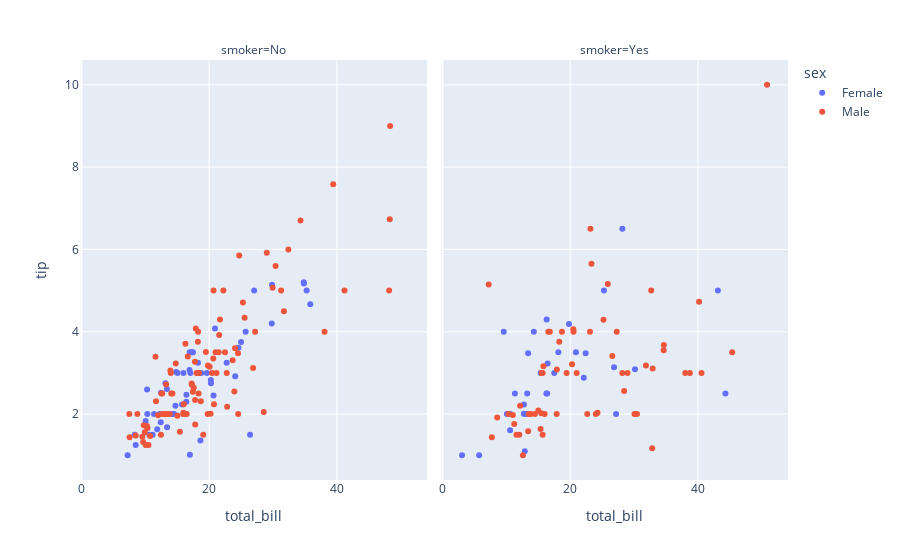

Notebook cell for this chart:
### Code cell
fig = px.scatter(df, x="total_bill", y="tip", color="sex", facet_col="smoker")
fig.show()
#https://plotly.com/python/plotly-express/

### Figure 1 — Plotly figure (JSON) as saved in the notebook; plotly's stock layout.template omitted (floating-point values rounded to 4 significant figures)
{"data": [{"hovertemplate": "sex=Female<br>smoker=No<br>total_bill=%{x}<br>tip=%{y}<extra></extra>", "legendgroup": "Female", "marker": {"color": "#636efa", "symbol": "circle"}, "mode": "markers", "name": "Female", "orientation": "v", "showlegend": true, "type": "scatter", "x": [16.99, 24.59, 35.26, 14.83, 10.33, 16.97, 20.29, 15.77, 19.65, 15.06, 20.69, 16.93, 10.29, 34.81, 26.41, 16.45, 17.07, 14.73, 10.07, 34.83, 22.75, 20.92, 7.25, 25.71, 17.31, 10.65, 12.43, 24.08, 13.42, 12.48, 29.8, 14.52, 11.38, 20.27, 11.17, 12.26, 18.26, 8.51, 10.33, 14.15, 13.16, 17.47, 27.05, 16.43, 8.35, 18.64, 11.87, 29.85, 25, 13.39, 16.21, 15.98, 35.83, 18.78], "xaxis": "x", "y": [1.01, 3.61, 5, 3.02, 1.67, 3.5, 2.75, 2.23, 3, 3, 2.45, 3.07, 2.6, 5.2, 1.5, 2.47, 3, 2.2, 1.83, 5.17, 3.25, 4.08, 1, 4, 3.5, 1.5, 1.8, 2.92, 1.68, 2.52, 4.2, 2, 2, 2.83, 1.5, 2, 3.25, 1.25, 2, 2, 2.75, 3.5, 5, 2.3, 1.5, 1.36, 1.63, 5.14, 3.75, 2.61, 2, 3, 4.67, 3], "yaxis": "y"}, {"hovertemplate": "sex=Female<br>smoker=Yes<br>total_bill=%{x}<br>tip=%{y}<extra></extra>", "legendgroup": "Female", "marker": {"color": "#636efa", "symbol": "circle"}, "mode": "markers", "name": "Female", "orientation": "v", "showlegend": false, "type": "scatter", "x": [3.07, 26.86, 25.28, 5.75, 16.32, 11.35, 15.38, 44.3, 22.42, 14.31, 17.51, 10.59, 10.63, 9.6, 20.9, 18.15, 19.81, 43.11, 13, 12.74, 13, 16.4, 16.47, 12.76, 13.27, 28.17, 12.9, 30.14, 13.42, 16.27, 10.09, 22.12, 27.18], "xaxis": "x2", "y": [1, 3.14, 5, 1, 4.3, 2.5, 3, 2.5, 3.48, 4, 3, 1.61, 2, 4, 3.5, 3.5, 4.19, 5, 2, 2.01, 2, 2.5, 3.23, 2.23, 2.5, 6.5, 1.1, 3.09, 3.48, 2.5, 2, 2.88, 2], "yaxis": "y2"}, {"hovertemplate": "sex=Male<br>smoker=No<br>total_bill=%{x}<br>tip=%{y}<extra></extra>", "legendgroup": "Male", "marker": {"color": "#EF553B", "symbol": "circle"}, "mode": "markers", "name": "Male", "orientation": "v", "showlegend": true, "type": "scatter", "x": [10.34, 21.01, 23.68, 25.29, 8.77, 26.88, 15.04, 14.78, 10.27, 15.42, 18.43, 21.58, 16.29, 20.65, 17.92, 39.42, 19.82, 17.81, 13.37, 12.69, 21.7, 9.55, 18.35, 17.78, 24.06, 16.31, 18.69, 31.27, 16.04, 17.46, 13.94, 9.68, 30.4, 18.29, 22.23, 32.4, 28.55, 18.04, 12.54, 9.94, 25.56, 19.49, 48.27, 17.59, 20.08, 20.23, 12.02, 10.51, 27.2, 22.76, 17.29, 16.66, 15.98, 13.03, 18.28, 24.71, 21.16, 22.49, 12.46, 18.24, 14, 38.07, 23.95, 29.93, 11.69, 14.26, 15.95, 8.52, 22.82, 19.08, 34.3, 41.19, 9.78, 7.51, 14.07, 13.13, 17.26, 24.55, 19.77, 48.17, 16.49, 21.5, 12.66, 13.81, 24.52, 20.76, 31.71, 20.69, 7.56, 48.33, 20.45, 13.28, 11.61, 10.77, 10.07, 29.03, 17.82], "xaxis": "x", "y": [1.66, 3.5, 3.31, 4.71, 2, 3.12, 1.96, 3.23, 1.71, 1.57, 3, 3.92, 3.71, 3.35, 4.08, 7.58, 3.18, 2.34, 2, 2, 4.3, 1.45, 2.5, 3.27, 3.6, 2, 2.31, 5, 2.24, 2.54, 3.06, 1.32, 5.6, 3, 5, 6, 2.05, 3, 2.5, 1.56, 4.34, 3.51, 6.73, 2.64, 3.15, 2.01, 1.97, 1.25, 4, 3, 2.71, 3.4, 2.03, 2, 4, 5.85, 3, 3.5, 1.5, 3.76, 3, 4, 2.55, 5.07, 2.31, 2.5, 2, 1.48, 2.18, 1.5, 6.7, 5, 1.73, 2, 2.5, 2, 2.74, 2, 2, 5, 2, 3.5, 2.5, 2, 3.48, 2.24, 4.5, 5, 1.44, 9, 3, 2.72, 3.39, 1.47, 1.25, 5.92, 1.75], "yaxis": "y"}, {"hovertemplate": "sex=Male<br>smoker=Yes<br>total_bill=%{x}<br>tip=%{y}<extra></extra>", "legendgroup": "Male", "marker": {"color": "#EF553B", "symbol": "circle"}, "mode": "markers", "name": "Male", "orientation": "v", "showlegend": false, "type": "scatter", "x": [38.01, 11.24, 20.29, 13.81, 11.02, 18.29, 15.01, 17.92, 19.44, 32.68, 28.97, 40.17, 27.28, 12.03, 21.01, 15.36, 20.49, 25.21, 16, 50.81, 15.81, 7.25, 31.85, 16.82, 32.9, 17.89, 14.48, 34.63, 34.65, 23.33, 45.35, 23.17, 40.55, 30.46, 23.1, 15.69, 28.44, 15.48, 16.58, 10.34, 13.51, 18.71, 20.53, 26.59, 38.73, 24.27, 30.06, 25.89, 28.15, 11.59, 7.74, 12.16, 8.58, 13.42, 24.01, 15.69, 15.53, 12.6, 32.83, 22.67], "xaxis": "x2", "y": [3, 1.76, 3.21, 2, 1.98, 3.76, 2.09, 3.08, 3, 5, 3, 4.73, 4, 1.5, 3, 1.64, 4.06, 4.29, 2, 10, 3.16, 5.15, 3.18, 4, 3.11, 2, 2, 3.55, 3.68, 5.65, 3.5, 6.5, 3, 2, 4, 1.5, 2.56, 2.02, 4, 2, 2, 4, 4, 3.41, 3, 2.03, 2, 5.16, 3, 1.5, 1.44, 2.2, 1.92, 1.58, 2, 3, 3, 1, 1.17, 2], "yaxis": "y2"}], "layout": {"annotations": [{"font": {}, "showarrow": false, "text": "smoker=No", "x": 0.245, "xanchor": "center", "xref": "paper", "y": 1, "yanchor": "bottom", "yref": "paper"}, {"font": {}, "showarrow": false, "text": "smoker=Yes", "x": 0.755, "xanchor": "center", "xref": "paper", "y": 1, "yanchor": "bottom", "yref": "paper"}], "legend": {"title": {"text": "sex"}, "tracegroupgap": 0}, "margin": {"t": 60}, "xaxis": {"anchor": "y", "domain": [0, 0.49], "title": {"text": "total_bill"}}, "xaxis2": {"anchor": "y2", "domain": [0.51, 1], "matches": "x", "title": {"text": "total_bill"}}, "yaxis": {"anchor": "x", "domain": [0, 1], "title": {"text": "tip"}}, "yaxis2": {"anchor": "x2", "domain": [0, 1], "matches": "y", "showticklabels": false}}}
